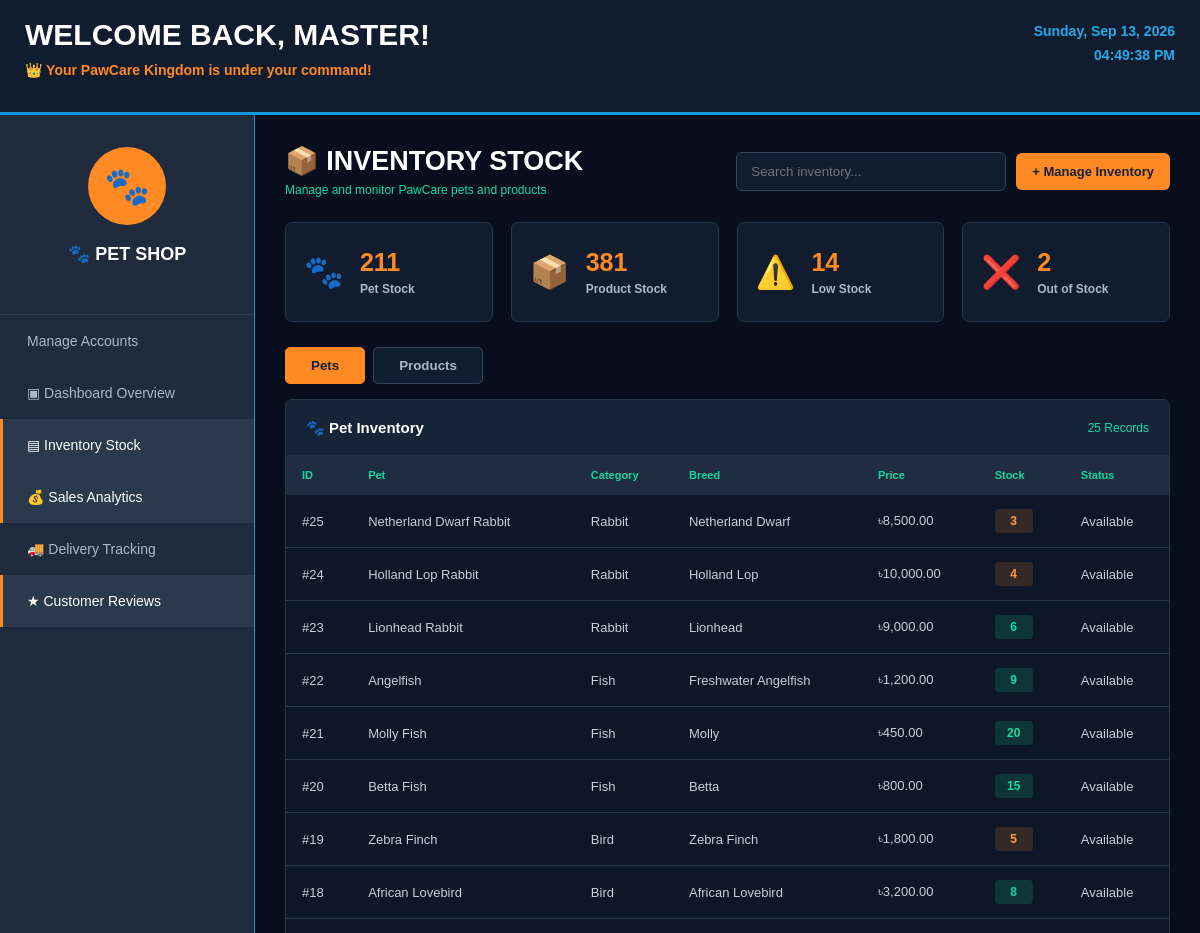
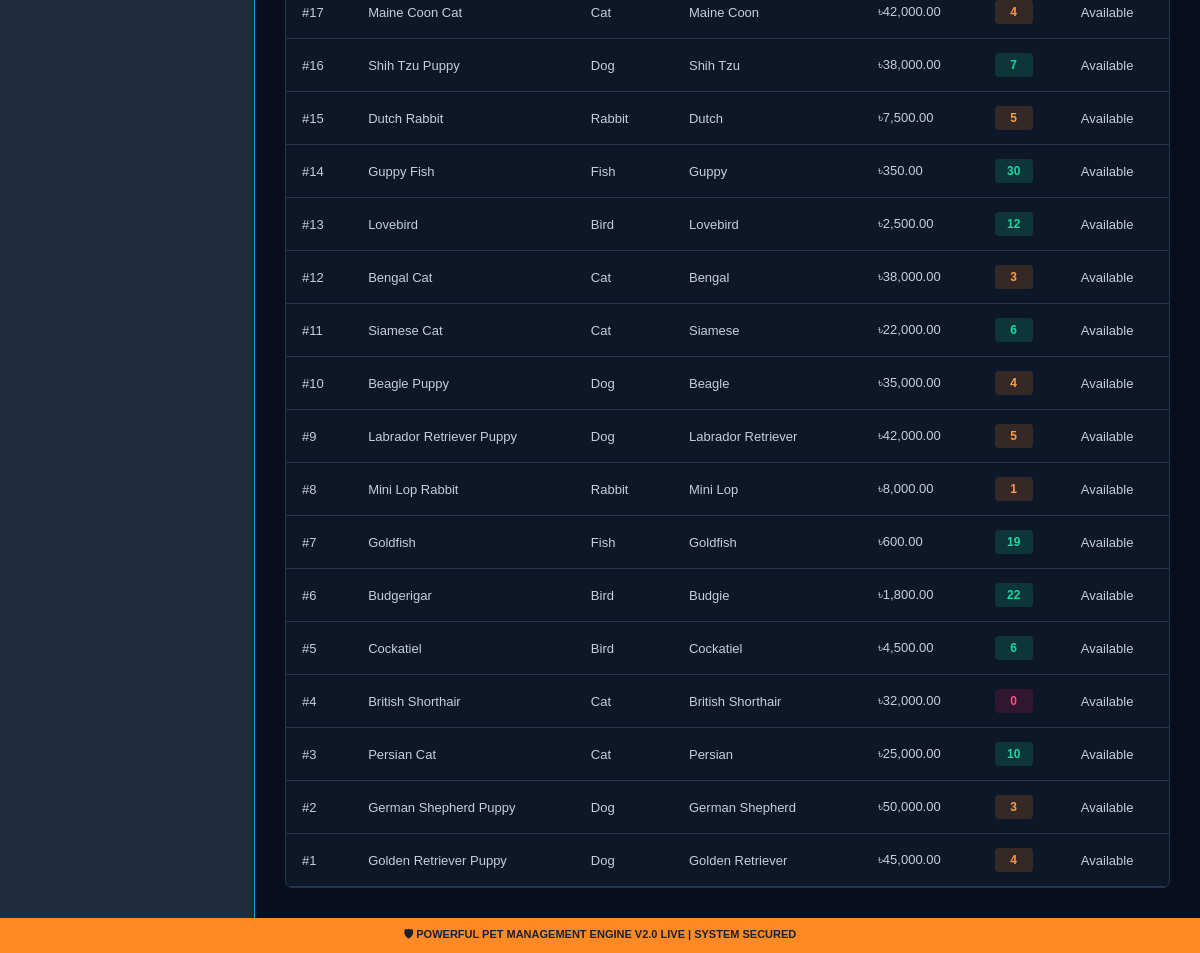
The page /index.php?page=admin/inventory (signed in) on the database its author committed (2 pictures, top to bottom).
### tables this page shows
CREATE TABLE `pets` (
  `pet_id` int(11) NOT NULL,
  `category_id` int(11) NOT NULL,
  `pet_name` varchar(100) NOT NULL,
  `breed` varchar(100) NOT NULL,
  `age` varchar(30) DEFAULT NULL,
  `gender` enum('Male','Female','Mixed') DEFAULT 'Mixed',
  `color` varchar(50) DEFAULT NULL,
  `weight` varchar(30) DEFAULT NULL,
  `price` decimal(10,2) NOT NULL,
  `stock` int(11) NOT NULL DEFAULT 0,
  `health_status` enum('Healthy','Under Treatment') DEFAULT 'Healthy',
  `vaccination_status` enum('Vaccinated','Not Vaccinated') DEFAULT 'Vaccinated',
  `image` varchar(255) DEFAULT 'default_pet.jpg',
  `description` text DEFAULT NULL,
  `status` enum('Available','Out of Stock') DEFAULT 'Available',
  `created_at` timestamp NOT NULL DEFAULT current_timestamp()
);

CREATE TABLE `pet_categories` (
  `category_id` int(11) NOT NULL,
  `category_name` varchar(50) NOT NULL,
  `description` text DEFAULT NULL,
  `created_at` timestamp NOT NULL DEFAULT current_timestamp()
);

### controllers/admin_inventory_controller.php (called while the page is built, shortened)
<?php
require_once __DIR__ . '/../helpers/helpers.php';
require_once __DIR__ . '/../models/admin_model.php';
function admin_inventory_controller($conn) {
    $pets = admin_inventory_list($conn, "pet");
    $products = admin_inventory_list($conn, "product");
    $total_pet_stock = 0;
    $total_product_stock = 0;
    $low_stock = 0;
    $out_of_stock = 0;
    foreach ($pets as $pet) {
        $stock = (int) $pet["stock"];
        $total_pet_stock += $stock;
        if ($stock === 0) $out_of_stock += 1;
        elseif ($stock <= 5) $low_stock += 1;
    }
    foreach ($products as $product) {
        $stock = (int) $product["stock"];
        $total_product_stock += $stock;
        if ($stock === 0) $out_of_stock += 1;
        elseif ($stock <= 5) $low_stock += 1;
    }
    require __DIR__ . '/../views/admin/inventory.php';
}

### helpers/helpers.php (called while the page is built, shortened)
<?php
function route_url($page, $query = "") {
    $directory = str_replace("\\", "/", dirname($_SERVER["SCRIPT_NAME"]));
    $role = basename($directory);
    $url = rtrim($directory, "/") . "/index.php?page=" . urlencode($page);
    if ($query !== "") {
        $url .= "&" . $query;
    }
    return $url;
}

### models/admin_model.php (called while the page is built, shortened)
<?php
function admin_inventory_list($conn, $type) {
    $items = [];
    if ($type === "pet") {
        $sql = "SELECT p.*, pc.category_name FROM pets p LEFT JOIN pet_categories pc ON p.category_id = pc.category_id ORDER BY p.pet_id DESC";
    } else {
        $sql = "SELECT p.*, pc.category_name FROM products p LEFT JOIN product_categories pc ON p.category_id = pc.category_id ORDER BY p.product_id DESC";
    }
    $result = mysqli_query($conn, $sql);
    if ($result) {
        while ($row = mysqli_fetch_assoc($result)) {
            $items[] = $row;
        }
    }
    return $items;
}

### views/admin/inventory.php (the view, shortened to what this page needs)
<!DOCTYPE html>
<html lang="en">
<head>
    <link rel="stylesheet" href="../assets/css/admin-inventory.css">
</head>
<body>
<div class="admin-page">
    <header class="top-header">
        <div>
            <h1>WELCOME BACK, MASTER!</h1>
            <p>👑 Your PawCare Kingdom is under your command!</p>
        </div>
        <div class="header-time">
            <span id="currentDate"></span>
            <span id="currentTime"></span>
        </div>
    </header>
    <div class="admin-layout">
        <aside class="sidebar">
            <div class="brand-area">
                <div class="brand-logo">🐾</div>
                <h2>🐾 PET SHOP</h2>
            </div>
            <nav class="sidebar-menu">
                <a href="<?php echo htmlspecialchars(route_url("admin/dashboard")); ?>">Manage Accounts</a>
                <a href="<?php echo htmlspecialchars(route_url("admin/dashboard_overview")); ?>">▣ Dashboard Overview</a>
                <a href="<?php echo htmlspecialchars(route_url("admin/inventory")); ?>" class="active">▤ Inventory Stock</a>
                <a href="<?php echo htmlspecialchars(route_url("admin/sales_analytics")); ?>" class="active">💰 Sales Analytics</a>
                <a href="<?php echo htmlspecialchars(route_url("admin/delivery_tracking")); ?>">🚚 Delivery Tracking</a>
                <a href="<?php echo htmlspecialchars(route_url("admin/customer_reviews")); ?>" class="active">★ Customer Reviews</a>
            </nav>
        </aside>
        <main class="main-content">
            <div class="inventory-heading">
                <div>
                    <h2>📦 INVENTORY STOCK</h2>
                    <p>Manage and monitor PawCare pets and products</p>
                </div>
                <div class="inventory-tools">
                    <input type="text" id="inventorySearch" data-search-url="<?php echo htmlspecialchars(route_url("ajax", "action=search_inventory")); ?>" placeholder="Search inventory...">
                    <a href="<?php echo htmlspecialchars(route_url("admin/manage_inventory")); ?>" class="manage-btn">+ Manage Inventory</a>
                </div>
            </div>
            <div class="summary-grid">
                <div class="summary-card">
                    <span>🐾</span>
                    <div>
                        <strong><?= $total_pet_stock ?></strong>
                        <p>Pet Stock</p>
                    </div>
                </div>
                <div class="summary-card">
                    <span>📦</span>
                    <div>
                        <strong><?= $total_product_stock ?></strong>
                        <p>Product Stock</p>
                    </div>
                </div>
                <div class="summary-card">
                    <span>⚠️</span>
                    <div>
                        <strong><?= $low_stock ?></strong>
                        <p>Low Stock</p>
                    </div>
                </div>
                <div class="summary-card">
                    <span>❌</span>
                    <div>
                        <strong><?= $out_of_stock ?></strong>
                        <p>Out of Stock</p>
                    </div>
                </div>
            </div>
            <div class="inventory-tabs">
                <button type="button" class="inventory-tab active" data-target="petsTable">Pets</button>
                <button type="button" class="inventory-tab" data-target="productsTable">Products</button>
            </div>
            <section class="inventory-panel active-panel" id="petsTable">
                <div class="panel-title">
                    <h3>🐾 Pet Inventory</h3>
                    <span id="petInventoryCount"><?= count($pets) ?> Records</span>
                </div>
                <div class="table-wrapper">
                    <table>
                        <thead>
                            <tr>
                                <th>ID</th>
                                <th>Pet</th>
                                <th>Category</th>
                                <th>Breed</th>
                                <th>Price</th>
                                <th>Stock</th>
                                <th>Status</th>
                            </tr>
                        </thead>
                        <tbody id="petInventoryRows">
                            <?php if (!empty($pets)): ?>
                                <?php foreach ($pets as $pet): ?>
                                    <?php
                                    $stock = (int)$pet["stock"];
                                    $stock_class = $stock === 0 ? "out-stock" : ($stock <= 5 ? "low-stock" : "good-stock");
                                    ?>
                                    <tr class="inventory-row">
                                        <td>#<?= (int)$pet["pet_id"] ?></td>
                                        <td><?= htmlspecialchars($pet["pet_name"]) ?></td>
                                        <td><?= htmlspecialchars($pet["category_name"] ?? "N/A") ?></td>
                                        <td><?= htmlspecialchars($pet["breed"] ?? "N/A") ?></td>
                                        <td>৳<?= number_format((float)$pet["price"], 2) ?></td>
                                        <td><span class="stock-badge <?= $stock_class ?>"><?= $stock ?></span></td>
                                        <td><?= htmlspecialchars($pet["status"]) ?></td>
                                    </tr>
                                <?php endforeach; ?>
                            <?php else: ?>
                                <tr>
                                    <td colspan="7" class="empty-message">No pets found.</td>
                                </tr>
                            <?php endif; ?>
                        </tbody>
                    </table>
                </div>
            </section>
        </main>
    </div>
    <footer class="admin-footer">
        🛡 POWERFUL PET MANAGEMENT ENGINE V2.0 LIVE | SYSTEM SECURED
    </footer>
</div>
</body>
</html>

### assets/css/admin-inventory.css (style rules this page uses)
* { margin: 0; padding: 0; box-sizing: border-box; }
body { font-family: Arial, sans-serif; background: #080e1d; color: #fff; }
.admin-page { min-height: 100vh; display: flex; flex-direction: column; }
.top-header { height: 115px; background: #111c2e; border-bottom: 3px solid #1598dc; padding: 20px 25px; display: flex; justify-content: space-between; align-items: flex-start; }
.top-header h1 { font-size: 30px; line-height: 1; }
.top-header p { margin-top: 12px; color: #ff8a1f; font-size: 14px; font-weight: bold; }
.header-time { color: #25a9e8; text-align: right; font-size: 14px; font-weight: bold; line-height: 1.7; display: flex; flex-direction: column; }
.admin-layout { flex: 1; display: flex; }
.sidebar { width: 255px; background: #202c3d; border-right: 1px solid #1598dc; }
.brand-area { height: 200px; padding: 32px 20px; text-align: center; border-bottom: 1px solid rgba(255, 255, 255, 0.08); }
.brand-logo { width: 78px; height: 78px; margin: 0 auto 18px; border-radius: 50%; background: #ff8a24; display: flex; justify-content: center; align-items: center; font-size: 37px; }
.brand-area h2 { font-size: 18px; }
.sidebar-menu a { display: block; padding: 18px 24px; color: #aeb7c5; text-decoration: none; font-size: 14px; border-left: 3px solid transparent; }
.sidebar-menu a.active { background: #2b394d; color: white; border-left-color: #ff8a24; }
.main-content { flex: 1; padding: 30px; background: #080e1d; min-width: 0; }
.inventory-heading { display: flex; justify-content: space-between; align-items: center; gap: 20px; margin-bottom: 25px; }
.inventory-heading h2 { font-size: 27px; }
.inventory-heading p { color: #12dca0; font-size: 12px; margin-top: 6px; }
.summary-grid { display: grid; grid-template-columns: repeat(4, 1fr); gap: 18px; margin-bottom: 25px; }
.summary-card { min-height: 100px; background: #111c2e; border: 1px solid #27374d; border-radius: 7px; padding: 18px; display: flex; align-items: center; gap: 16px; }
.summary-card > span { font-size: 32px; }
.summary-card strong { display: block; font-size: 25px; color: #ff8a24; }
.summary-card p { margin-top: 5px; color: #aeb7c5; font-size: 12px; font-weight: bold; }
.inventory-tabs { display: flex; gap: 8px; margin-bottom: 15px; }
.inventory-tab { border: 1px solid #34445b; background: #111c2e; color: #aeb7c5; padding: 10px 25px; border-radius: 5px; cursor: pointer; font-weight: bold; }
.inventory-tab.active { background: #ff8a24; border-color: #ff8a24; color: #172033; }
.inventory-panel { display: none; background: #0d1728; border: 1px solid #26364d; border-radius: 7px; overflow: hidden; }
.inventory-panel.active-panel { display: block; }
.panel-title { min-height: 55px; padding: 15px 20px; background: #172438; display: flex; justify-content: space-between; align-items: center; }
.panel-title h3 { font-size: 15px; }
.panel-title span { color: #12dca0; font-size: 12px; }
.table-wrapper { width: 100%; overflow-x: auto; }
table { width: 100%; border-collapse: collapse; }
th { padding: 14px 16px; background: #202d40; color: #13d79d; font-size: 11px; text-align: left; }
td { padding: 14px 16px; color: #c6ced9; font-size: 13px; border-bottom: 1px solid #26364d; }
.stock-badge { display: inline-block; min-width: 38px; padding: 5px 8px; border-radius: 4px; text-align: center; font-weight: bold; font-size: 12px; }
.good-stock { background: rgba(18, 220, 160, 0.15); color: #12dca0; }
.low-stock { background: rgba(255, 138, 36, 0.16); color: #ff9b43; }
.out-stock { background: rgba(216, 19, 77, 0.17); color: #ff4e7e; }
.admin-footer { min-height: 35px; background: #ff8a24; color: #192131; display: flex; justify-content: center; align-items: center; padding: 8px; font-size: 11px; font-weight: bold; }
.inventory-tools { display: flex; align-items: center; gap: 10px; }
.inventory-tools input { width: 270px; padding: 11px 14px; border: 1px solid #34445b; border-radius: 6px; outline: none; background: #111c2e; color: white; }
.manage-btn { padding: 11px 16px; background: #ff8a24; color: #172033; border-radius: 6px; text-decoration: none; font-size: 13px; font-weight: bold; }

### rows shown on the page
pets: pet_id "25", pet_name "Netherland Dwarf Rabbit", category.category_name "Rabbit", breed "Netherland Dwarf", price "8,500.00", stock "3", status "Available"
pets: pet_id "24", pet_name "Holland Lop Rabbit", category.category_name "Rabbit", breed "Holland Lop", price "10,000.00", stock "4", status "Available"
pets: pet_id "23", pet_name "Lionhead Rabbit", category.category_name "Rabbit", breed "Lionhead", price "9,000.00", stock "6", status "Available"
pets: pet_id "22", pet_name "Angelfish", category.category_name "Fish", breed "Freshwater Angelfish", price "1,200.00", stock "9", status "Available"
pets: pet_id "21", pet_name "Molly Fish", category.category_name "Fish", breed "Molly", price "450.00", stock "20", status "Available"
pets: pet_id "20", pet_name "Betta Fish", category.category_name "Fish", breed "Betta", price "800.00", stock "15", status "Available"
pets: pet_id "19", pet_name "Zebra Finch", category.category_name "Bird", breed "Zebra Finch", price "1,800.00", stock "5", status "Available"
pets: pet_id "18", pet_name "African Lovebird", category.category_name "Bird", breed "African Lovebird", price "3,200.00", stock "8", status "Available"
pets: pet_id "17", pet_name "Maine Coon Cat", category.category_name "Cat", breed "Maine Coon", price "42,000.00", stock "4", status "Available"
pets: pet_id "16", pet_name "Shih Tzu Puppy", category.category_name "Dog", breed "Shih Tzu", price "38,000.00", stock "7", status "Available"
pets: pet_id "15", pet_name "Dutch Rabbit", category.category_name "Rabbit", breed "Dutch", price "7,500.00", stock "5", status "Available"
pets: pet_id "14", pet_name "Guppy Fish", category.category_name "Fish", breed "Guppy", price "350.00", stock "30", status "Available"
pets: pet_id "13", pet_name "Lovebird", category.category_name "Bird", breed "Lovebird", price "2,500.00", stock "12", status "Available"
pets: pet_id "12", pet_name "Bengal Cat", category.category_name "Cat", breed "Bengal", price "38,000.00", stock "3", status "Available"
pets: pet_id "11", pet_name "Siamese Cat", category.category_name "Cat", breed "Siamese", price "22,000.00", stock "6", status "Available"
pets: pet_id "10", pet_name "Beagle Puppy", category.category_name "Dog", breed "Beagle", price "35,000.00", stock "4", status "Available"
pets: pet_id "9", pet_name "Labrador Retriever Puppy", category.category_name "Dog", breed "Labrador Retriever", price "42,000.00", stock "5", status "Available"
pets: pet_id "8", pet_name "Mini Lop Rabbit", category.category_name "Rabbit", breed "Mini Lop", price "8,000.00", stock "1", status "Available"
pets: pet_id "7", pet_name "Goldfish", category.category_name "Fish", breed "Goldfish", price "600.00", stock "19", status "Available"
pets: pet_id "6", pet_name "Budgerigar", category.category_name "Bird", breed "Budgie", price "1,800.00", stock "22", status "Available"
pets: pet_id "5", pet_name "Cockatiel", category.category_name "Bird", breed "Cockatiel", price "4,500.00", stock "6", status "Available"
pets: pet_id "4", pet_name "British Shorthair", category.category_name "Cat", breed "British Shorthair", price "32,000.00", stock "0", status "Available"
pets: pet_id "3", pet_name "Persian Cat", category.category_name "Cat", breed "Persian", price "25,000.00", stock "10", status "Available"
pets: pet_id "2", pet_name "German Shepherd Puppy", category.category_name "Dog", breed "German Shepherd", price "50,000.00", stock "3", status "Available"
pets: pet_id "1", pet_name "Golden Retriever Puppy", category.category_name "Dog", breed "Golden Retriever", price "45,000.00", stock "4", status "Available"

### other values the page prints
$total_pet_stock "211"
$total_product_stock "381"
$low_stock "14"
$out_of_stock "2"
count($pets) "25"
